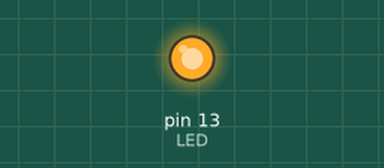
Recording of a sketch running on a simulated Arduino Uno, built with avr-gcc and run on an emulated ATmega328P. Parts: output pins drawn as LEDs (lit = HIGH).

Above: at 1.0 s.
At 25.0 s:
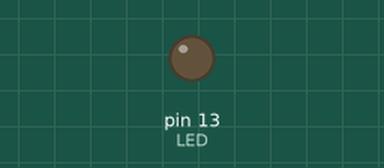
Timing chart, 0 to 28.6 s (numbered marks = the images above):
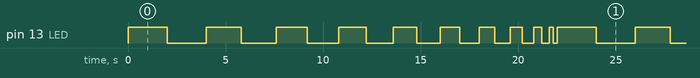

Measured:
- by itself, pin 13 (LED): repeats every 22.0 s: LOW 2.0 s, HIGH 1.8 s, LOW 1.8 s, HIGH 1.6 s, LOW 1.6 s, HIGH 1.4 s, LOW 1.4 s, HIGH 1.2 s, LOW 1.2 s, HIGH 1.0 s, LOW 1.0 s, HIGH 0.80 s, LOW 0.80 s, HIGH 0.60 s, LOW 0.60 s, HIGH 0.40 s, LOW 0.40 s, HIGH 0.20 s, LOW 0.20 s, HIGH 2.0 s
- by itself, everything shown: repeats every 22.0 s, in 20 steps

The sketch:

Pisca_DOISLED_Decrementais.ino
```cpp
int LED=13;
int LED2=12;
int intervalo = 2000;


void setup() {
pinMode(LED, OUTPUT);
}
void loop(){
  if(intervalo == 0){
    intervalo = 2000;
  }

  digitalWrite(LED, HIGH);
  digitalWrite(LED2, LOW);
  delay (intervalo);
  digitalWrite(LED, LOW);
  digitalWrite(LED2, HIGH);
  delay (intervalo);
  intervalo = intervalo - 200;
}
```
